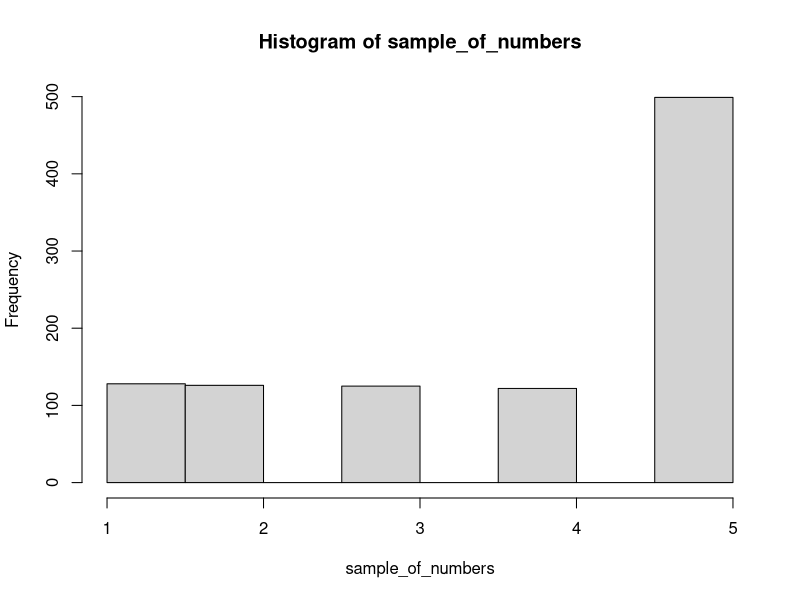
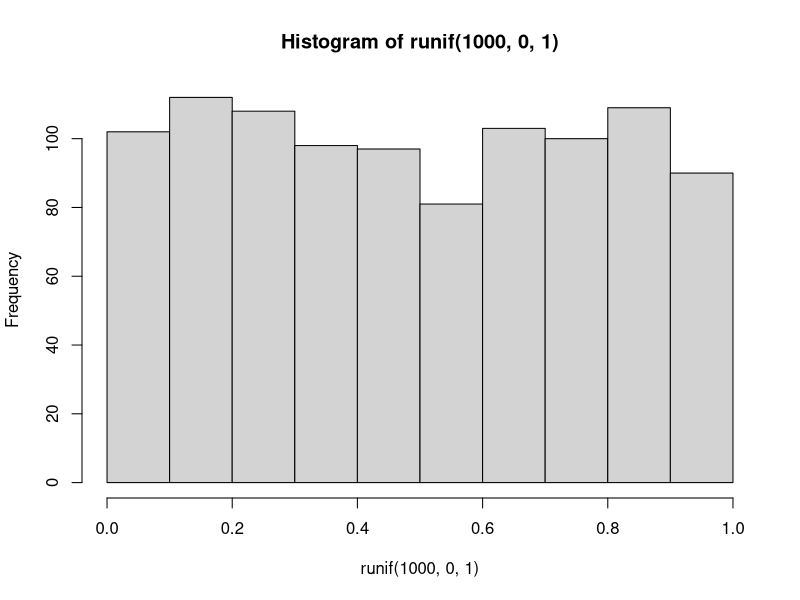
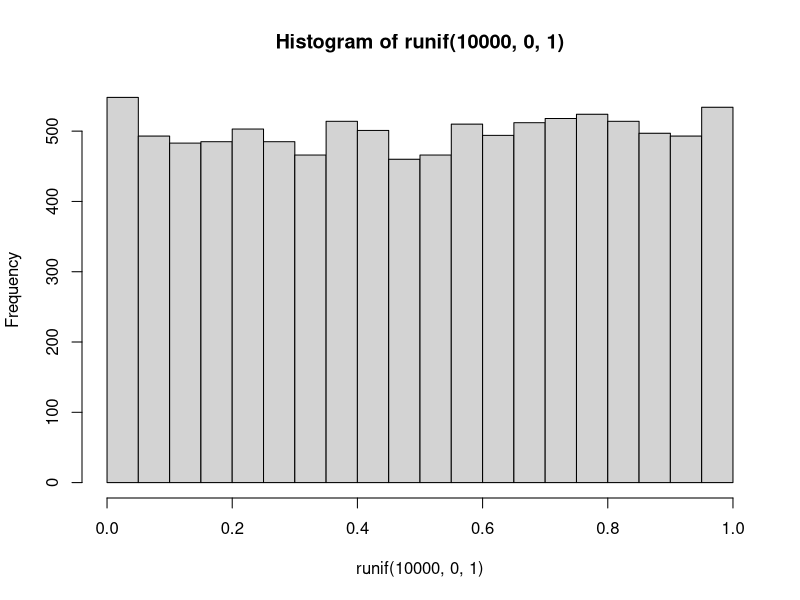
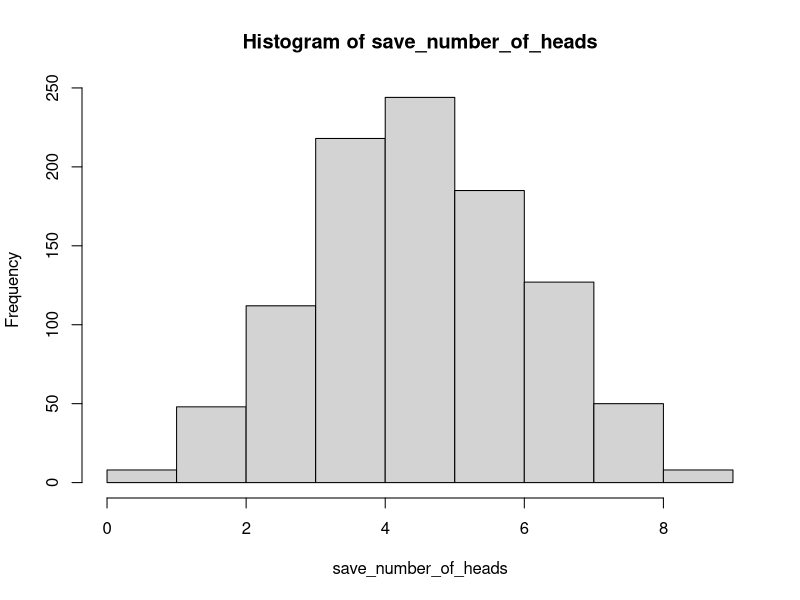
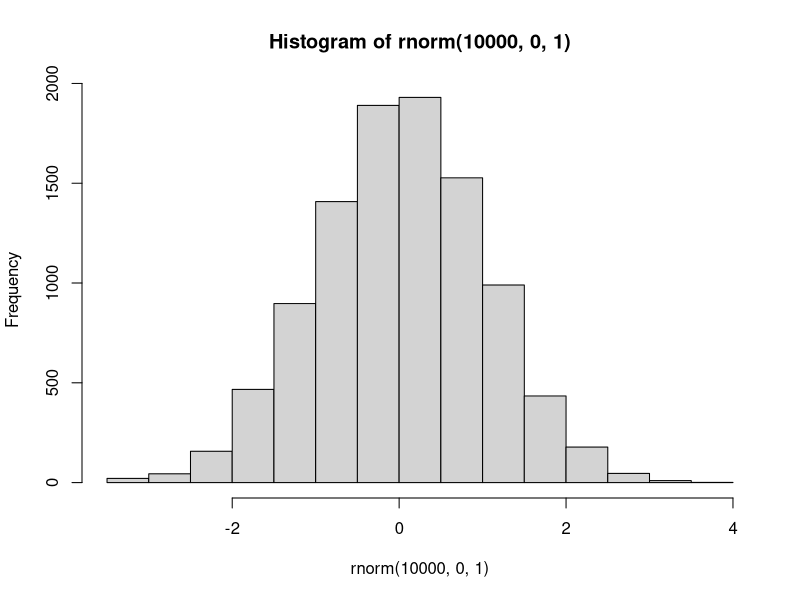
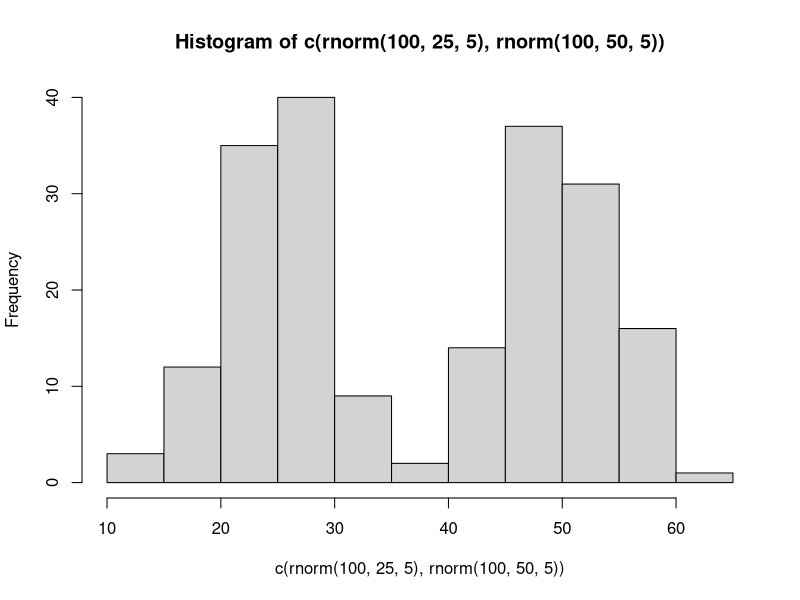
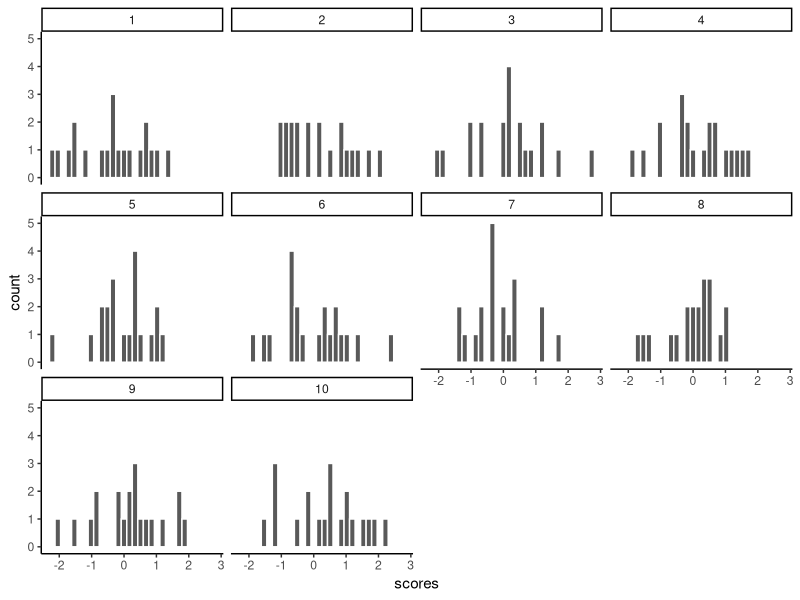
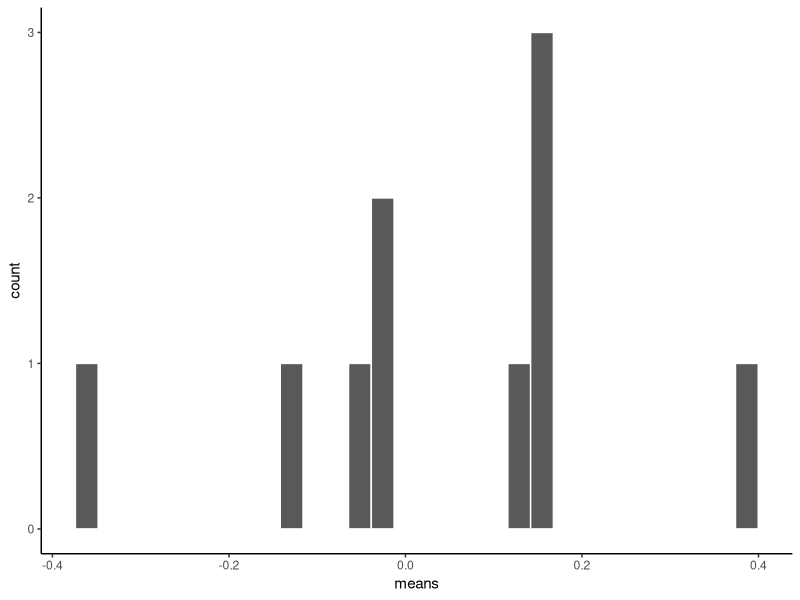

Recreate these plots in R, in order.
## ---- chunk 1
gumballs <- c("A","B")
sample_of_gumballs <-sample(gumballs, 10, replace=TRUE)
sample_of_gumballs
## ---- chunk 2
some_numbers <- c(1,2,3,4,5,5,5,5)
sample_of_numbers <-sample(some_numbers, 20, replace=TRUE)
sample_of_numbers
## ---- chunk 3
library(ggplot2)
some_numbers <- c(1,2,3,4,5,5,5,5)
sample_of_numbers <-sample(some_numbers, 1000, replace=TRUE)
hist(sample_of_numbers)

## ---- chunk 4
hist(runif(1000,0,1))
## ---- chunk 5
hist(runif(10000,0,1))
## ---- chunk 6
coin_flips <- rbinom(10,1,.5)
coin_flips

## ---- chunk 7
coin_flips <- rbinom(10,1,.5)
sum(coin_flips)
## ---- chunk 8
save_number_of_heads<-length(1000) # make an empty variable to save things in

for(i in 1:1000){
  save_number_of_heads[i] <- sum(rbinom(10,1,.5))
}

hist(save_number_of_heads)

## ---- chunk 9
hist(rnorm(10000,0,1))
## ---- chunk 10
hist( c( rnorm(100,25,5), rnorm(100,50,5)) )
## ---- chunk 11
scores <- rnorm(10*20,0,1)
samples <- rep(1:10,each=20)
my_df <- data.frame(samples,scores)
## ---- chunk 12
ggplot(my_df, aes(x=scores))+
  geom_histogram(color="white")+
  facet_wrap(~samples)+
  theme_classic()
## ---- chunk 13
library(dplyr)

sample_means <- my_df %>%
                group_by(samples) %>%
                summarise(means=mean(scores))

knitr::kable(sample_means)

## ---- chunk 14
 
 ggplot(sample_means, aes(x=means))+
  geom_histogram(color="white")+
  theme_classic()
 
## ---- chunk 15
mean(sample_means$means)
## ---- chunk 16
# get 1000 samples with 20 scores each

scores <- rnorm(1000*20,0,1)
samples <- rep(1:1000,each=20)
my_df <- data.frame(samples,scores)

# get the means of the samples

sample_means <- my_df %>%
                group_by(samples) %>%
                summarise(means=mean(scores))

# make a histogram

 ggplot(sample_means, aes(x=means))+
  geom_histogram(color="white")+
  theme_classic()


## ---- chunk 17
all_df<-data.frame()
for(i in 1:1000){
  sample<-rnorm(50,100,20)
  sample_mean<-mean(sample)
  sample_sd<-sd(sample)
  sample_max<-max(sample)
  sample_median<-median(sample)
  t_df<-data.frame(i,sample_mean,sample_sd,sample_max,sample_median)
  all_df<-rbind(all_df,t_df)
}

library(ggpubr)
a<-ggplot(all_df,aes(x=sample_mean))+
  geom_histogram(color="white")+
  theme_classic()
b<-ggplot(all_df,aes(x=sample_sd))+
  geom_histogram(color="white")+
  theme_classic()
c<-ggplot(all_df,aes(x=sample_max))+
  geom_histogram(color="white")+
  theme_classic()
d<-ggplot(all_df,aes(x=sample_median))+
  geom_histogram(color="white")+
  theme_classic()

ggarrange(a,b,c,d,
          ncol = 2, nrow = 2)

## ---- chunk 18
scores <- runif(100*1000,0,1)
samples <- rep(1:100,each=1000)
my_df <- data.frame(samples,scores)

ggplot(my_df[1:(10*1000),], aes(x=scores))+
  geom_histogram(color="white", bins=10)+
  facet_wrap(~samples)+
  theme_classic()+
  ylim(0,200)

## ---- chunk 19

sample_means <- my_df %>%
                group_by(samples) %>%
                summarise(means=mean(scores))

# make a histogram

 ggplot(sample_means, aes(x=means))+
  geom_histogram(color="white", bins=15)+
  theme_classic()


## ---- chunk 20
normal_dist <- dnorm(seq(-4,4,.1), 0, 1)
values <-seq(-4,4,.1)
normal_df <-data.frame(values,normal_dist)

ggplot(normal_df, aes(x=values,y=normal_dist))+
  geom_line()+
  theme_classic()


## ---- chunk 21
pnorm(0, mean = 0, sd= 1, lower.tail=FALSE)
## ---- chunk 22
pnorm(2, mean = 0, sd= 1, lower.tail=FALSE)
## ---- chunk 23
ps<-pnorm(c(-1,1), mean = 0, sd= 1, lower.tail=FALSE)
ps[1]-ps[2]
## ---- chunk 24
ps<-pnorm(c(1,2), mean = 0, sd= 1, lower.tail=FALSE)
ps[1]-ps[2]
## ---- chunk 25
ps<-pnorm(c(2,3), mean = 0, sd= 1, lower.tail=FALSE)
ps[1]-ps[2]
## ---- chunk 26
some_numbers <- rnorm(20,50,25)
## ---- chunk 27
my_mean <- mean(some_numbers)
my_sd <-sd(some_numbers)

print(my_mean)
print(my_sd)
## ---- chunk 28
differences<-some_numbers-my_mean
print(differences)
## ---- chunk 29
z_scores<-differences/my_sd
print(z_scores)
